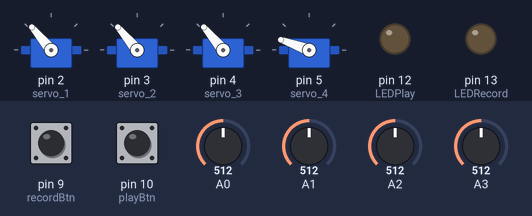
This sketch was run on a simulated Arduino Uno, built with avr-gcc and run on an emulated ATmega328P. Shown: 4 × servo, output pins drawn as LEDs (lit = HIGH). The inputs (shaded band) are chosen by the test bench; at power-on: A0 = 512, A1 = 512, A2 = 512, A3 = 512, pin 9 (recordBtn) HIGH, pin 10 (playBtn) HIGH.

Above: at 1.2 s.
1.3 s: A0 set to 716
At 2.5 s:
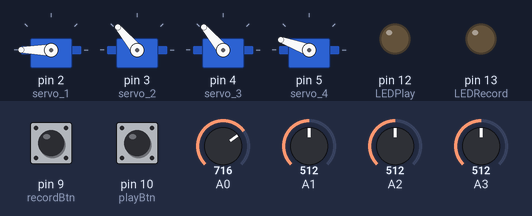
2.8 s: A1 set to 716
At 3.9 s:
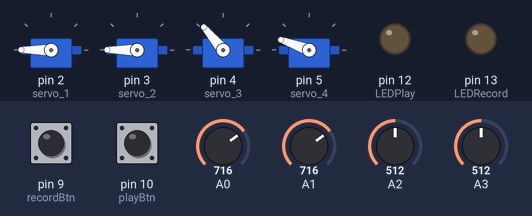
4.3 s: A2 set to 716
At 5.0 s:
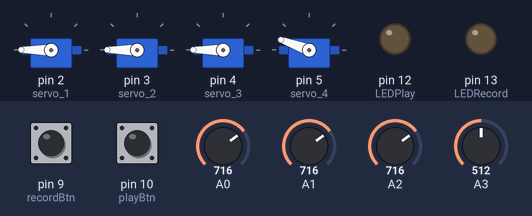
5.8 s: A3 set to 716
At 6.1 s:
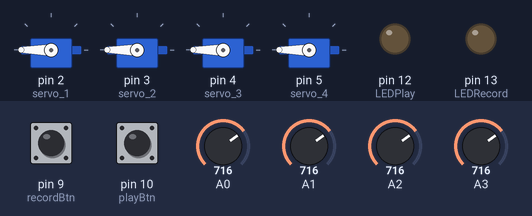
7.3 s: pin 9 (recordBtn) pulled LOW for 0.15 s
At 8.0 s:
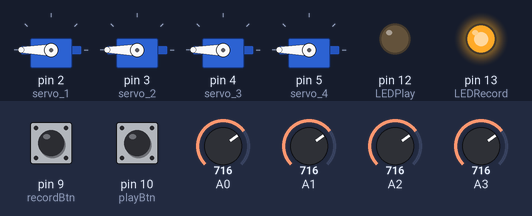
8.9 s: A0 set to 306
At 10.3 s:
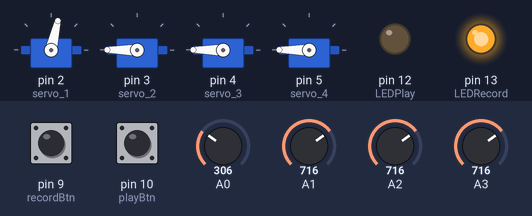
Timing chart, 0 to 11.4 s (numbered marks = the images above; inputs shaded):
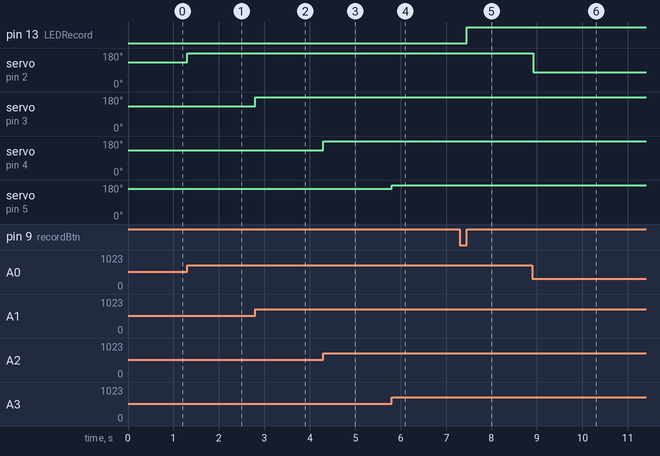

The sketch:

Robot_Arm_Record-Play_General_Controller.ino
```cpp
#define memory               356
#define delayRec             20
#define recordBtn            9
#define playBtn              10
#define LEDPlay              12
#define LEDRecord            13
#define servo_1              2
#define servo_2              3
#define servo_3              4
#define servo_4              5
#define playInLoop           false
#define commonCathodeLED     true

#include <Servo.h>
Servo servo1, servo2, servo3, servo4;
uint8_t track1[memory], track2[memory], track3[memory], track4[memory], i;
bool recording = false, playing = false;

void setup() {
  track1[0] = 255;
  pinMode(recordBtn, INPUT_PULLUP); pinMode(playBtn, INPUT_PULLUP);
  pinMode(LEDPlay, OUTPUT); digitalWrite(LEDPlay, !commonCathodeLED);
  pinMode(LEDRecord, OUTPUT); digitalWrite(LEDRecord, !commonCathodeLED);
  servo1.attach(servo_1); servo2.attach(servo_2); servo3.attach(servo_3); servo4.attach(servo_4);
}

void loop() {
  ////////////////////////////////////////////////////////////////////////////////////////////////////////////////////////// Buttons
  if ( digitalRead(recordBtn) == LOW ) {
    delay(100); /* debouncing*/    while ( digitalRead(recordBtn) == LOW) {} /* wait for button release*/
    if (recording == true) track1[i] = 255;
    recording = !recording;
    playing = false;
    digitalWrite(LEDPlay, !commonCathodeLED);
    digitalWrite(LEDRecord, !digitalRead(LEDRecord));
    i = 0;
  }
  else if ( digitalRead(playBtn) == LOW && !recording) {
    delay(100); /* debouncing*/    while ( digitalRead(playBtn) == LOW) {} /* wait for button release*/
    playing = !playing;
    digitalWrite(LEDPlay, !digitalRead(LEDPlay));
  }
  ////////////////////////////////////////////////////////////////////////////////////////////////////////////////////////// Functions
  if ( !playing ) {
    /////////////////////////////////////////////////////// controller code
    servo1.write(map(analogRead(0), 0, 1023, 0, 260));
    servo2.write(map(analogRead(1), 0, 1023, 0, 260));
    servo3.write(map(analogRead(2), 0, 1023, 0, 260));
    servo4.write(map(analogRead(3), 0, 1023, 40, 280));
    /////////////////////////////////////////////////////// recording
    if ( recording ) {
      track1[i] = servo1.read();
      track2[i] = servo2.read();
      track3[i] = servo3.read();
      track4[i] = servo4.read();
      delay(delayRec);
      i += 1;
      if ( i == memory - 1 ) {
        recording = false;
        track1[i] = 255;
        digitalWrite(LEDRecord, !commonCathodeLED);
        i = 0;
      }
    }
  }
  else if ( playing && track1[i] != 255) {
    /////////////////////////////////////////////////////// playing
    servo1.write(track1[i]);
    servo2.write(track2[i]);
    servo3.write(track3[i]);
    servo4.write(track4[i]);
    delay(delayRec);
    i += 1;
    if ( track1[i] == 255 ) {
      i = 0;
      if (!playInLoop) {
        playing = false;
        digitalWrite(LEDPlay, !commonCathodeLED);
      }
    }
  }
}
```

Measured:
- after the input at 1.3 s, servo on pin 2 (servo_1): 130° → 180° at once
- after the input at 2.8 s, servo on pin 3 (servo_2): 130° → 180° at once
- after the input at 4.3 s, servo on pin 4 (servo_3): 130° → 180° at once
- after the input at 5.8 s, servo on pin 5 (servo_4): 160° → 180° at once
- after the input at 7.3 s, pin 13 (LEDRecord): LOW → HIGH after 0.15 s
- after the input at 8.9 s, servo on pin 2 (servo_1): 180° → 77° at once
